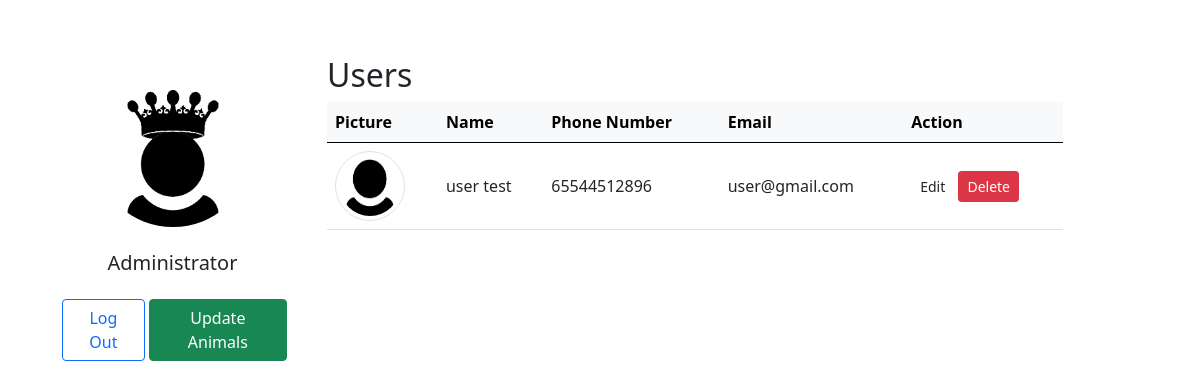
The app's page /dashboard.php (signed in) with its own data.
### tables this page shows
CREATE TABLE `users` (
  `id` int(11) NOT NULL,
  `first_name` varchar(255) NOT NULL,
  `last_name` varchar(255) NOT NULL,
  `email` varchar(255) NOT NULL,
  `phone_number` bigint(20) NOT NULL,
  `address` varchar(255) NOT NULL,
  `password` varchar(255) NOT NULL,
  `picture` varchar(255) NOT NULL,
  `status` enum('adm','user') DEFAULT NULL
);

### dashboard.php (the view, shortened to what this page needs)
<?php
require_once 'components/db_connect.php';
$status = 'adm';
$sql = "SELECT * FROM users WHERE status != '$status'";
$result = mysqli_query($connect, $sql);
$tbody = '';
if ($result->num_rows > 0) {
    while ($row = $result->fetch_array(MYSQLI_ASSOC)) {
        $tbody .= "
            <tr>
            <td><img class='img-thumbnail rounded-circle' src='pictures/" . $row['picture'] . "' alt=" . $row['first_name'] . "></td>
            <td>" . $row['first_name'] . " " . $row['last_name'] . "</td>
            <td>" . $row['phone_number'] . "</td>
            <td>" . $row['email'] . "</td>
            <td>
            <a href='update.php?id=" . $row['id'] . "'><button class='btn btn-primar btn-sm' type='button'>Edit</button></a>
            <a href='delete.php?id=" . $row['id'] . "'><button class='btn btn-danger btn-sm' type='button'>Delete</button></a>
            </td>
         </tr>";
    }
} else {
    $tbody = "<tr><td colspan='9'><center>No Data Available </center></td></tr>";
}
?>
<!DOCTYPE html>
<html lang="en">
<head>
    <?php require_once 'components/boot.php' ?>
</head>
<body>
    <div class="container py-5">
        <div class="row">
            <div class="col-lg-3 my-4">
                <div class="card-body text-center">
                    <img src="pictures/admavatar.png" alt=" avatar" class="rounded-circle img-fluid" style="width: 150px;">
                    <h5 class="my-4">Administrator</h5>
                    <div class="d-flex justify-content-center mb-2">
                        <a class="btn btn-outline-primary ms-1" href="logout.php?logout">Log Out</a>
                        <a class="btn btn-success ms-1" href="animals/index.php">Update Animals</a>
                    </div>
                </div>
            </div>
            <div class="col-lg-8 mt-2">
                <p class='h2'>Users</p>
                <table class='table align-middle mb-0 bg-white'>
                    <thead class='table-light'>
                        <tr>
                            <th>Picture</th>
                            <th>Name</th>
                            <th>Phone Number</th>
                            <th>Email</th>
                            <th>Action</th>
                        </tr>
                    </thead>
                    <tbody>
                        <?= $tbody ?>
                    </tbody>
                </table>
            </div>
        </div>
    </div>
</body>
</html>

### dashboard.php (style rules this page uses)
.img-thumbnail { width: 70px !important; height: 70px !important; }
td { text-align: left; vertical-align: middle; }
tr { text-align: left; }

### records on screen
users: picture (placeholder picture), first_name "user", last_name "test", phone_number "65544512896", email "user@gmail.com"
